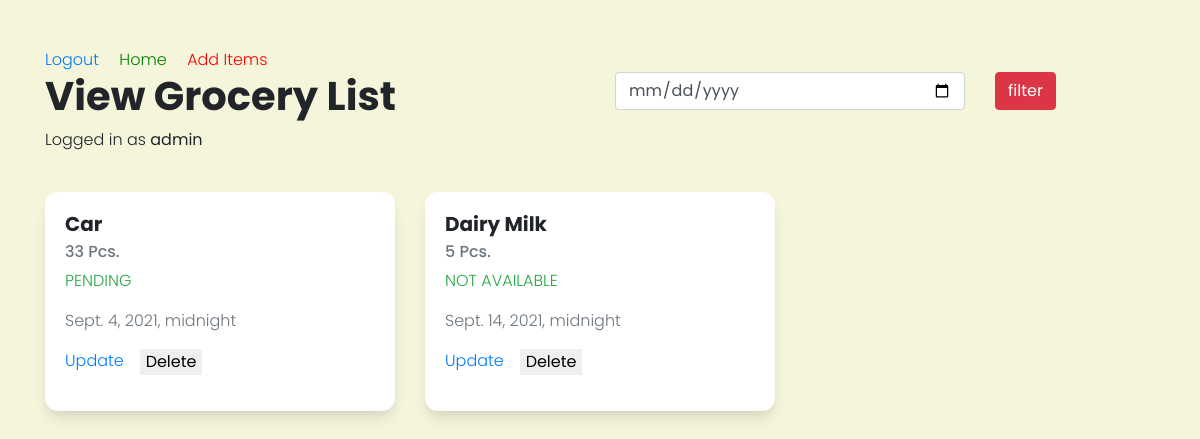
/main (signed in), run on an earlier commit of the app's database.
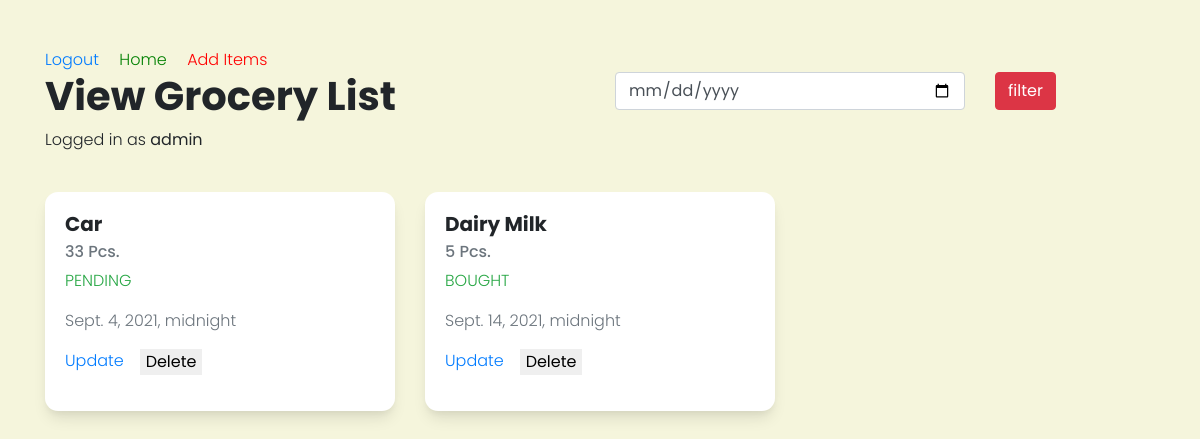
And on a later commit of the database.
### myapp/models.py (models this page shows, shortened)
class GroceryUpload(models.Model):
    itemname = models.CharField(max_length=50, blank=True, null=True)
    itemquantity = models.IntegerField(null=True)
    status = models.CharField(max_length=20, choices=STATUS_CHOICES, default='pending')
    date = models.DateTimeField(null=True, blank=True,default=timezone.localtime(timezone.now()))
    uploadedby = models.CharField(max_length=50, blank=True, null=True)

### myapp/views.py (the view)
# urls.py: path('main',views.main, name="main"),
@login_required(login_url='handleLogin')
def main(request):
    data = GroceryUpload.objects.all()
    return render(request, 'myapp/main.html',{'data':data})

### myapp/templates/myapp/main.html (shortened to what this page needs)
{% load static %}
<html>
    <head>
        <link rel="stylesheet" href="https://maxcdn.bootstrapcdn.com/bootstrap/4.4.1/css/bootstrap.min.css">
        <link rel="stylesheet" href="{% static 'myapp/styles.css' %}">
    </head>
    <body>
        <div class="container mt-5">
            <a href="/logout">Logout</a>
            <a href="/" style="color: green;" class="ml-3">Home</a>
            <a href="/add" style="color: red;" class="ml-3">Add Items</a>
            <div class="row">
                <div class="col-lg-6">
                    <h1>View Grocery List</h1>
                </div>
                <div class="col-lg-6 float-right">
                    <div class="row">
                        <div class="col-lg-8">
                            <input type="date" class="form-control">
                        </div>
                        <div class="col-lg-4">
                            <input type="submit" class="btn btn-danger" value="filter">
                        </div>
                    </div>
                </div>
            </div>
            <p>Logged in as <b>{{request.user.username}}</b></p>
            <div class="row mt-4">
                {% for i in data %}
                {% if i.uploadedby == user.username %}
                <div class="col-lg-4">
                    <div class="card my-3">
                        <div class="card-body">
                          <h5 class="card-title">{{i.itemname}}</h5>
                          <h6 class="card-subtitle mb-2 text-muted">{{i.itemquantity}} Pcs.</h6>
                          <p class="text-success" style="text-transform: uppercase">{{i.status}}</p>
                          <span class="text-muted">{{i.date}}</span> <br>
                          <div style="display:flex;" class="mt-3">
                          <a href="/update/{{i.id}}" class="mr-3">Update</a>
                          <form action="{% url 'delete' i.id %}" method="POST">
                                                        <input style="border:0 !important;" type="submit"
                                                            value="Delete">
                                                    </form>
                          </div>
                        </div>
                      </div>
                </div>
                {% endif %}
                {% endfor %}
            </div>
        </div>
    </body>
</html>

What changed in the data, as far as the page shows it:
changed GroceryUpload "Dairy Milk": status "NOT AVAILABLE" → "BOUGHT"
